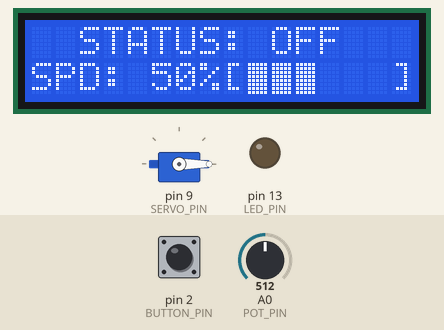
Recording of a sketch running on a simulated Arduino Uno, built with avr-gcc and run on an emulated ATmega328P. On the bench: servo, 16×2 character LCD, output pins drawn as LEDs (lit = HIGH). The test bench sets the inputs (shaded band); at power-on: pin 2 (BUTTON_PIN) HIGH, A0 (POT_PIN) = 512.

Above: at 3.2 s.
3.3 s: pin 2 (BUTTON_PIN) pulled LOW for 0.15 s
At 4.4 s:
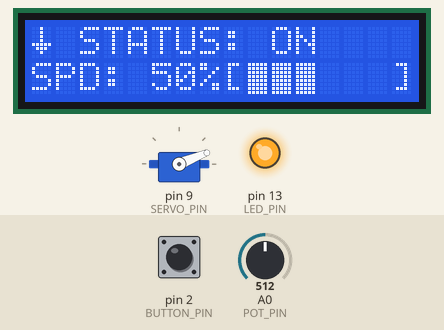
5.0 s: A0 (POT_PIN) set to 716
At 5.47 s:
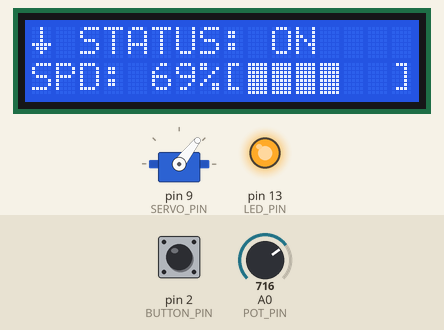
7.7 s: A0 (POT_PIN) set to 306
At 8.7 s:
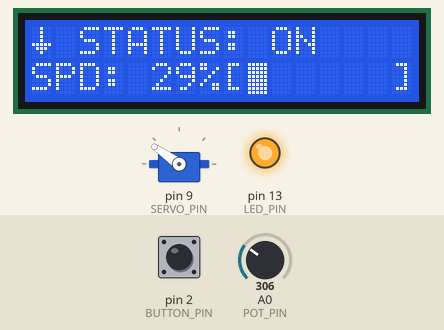
9.4 s: pin 2 (BUTTON_PIN) pulled LOW for 1 s
At 10.7 s:
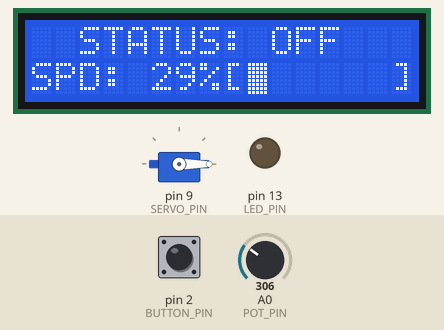
11.9 s: A0 (POT_PIN) set to 170
At 12.3 s:
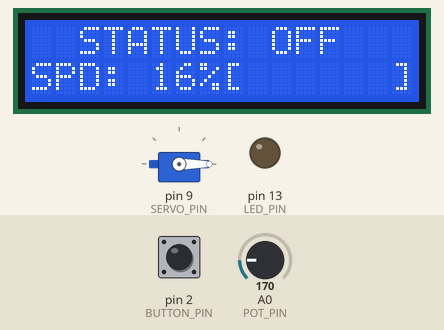
13.4 s: pin 2 (BUTTON_PIN) pulled LOW for 0.15 s
At 14.0 s:
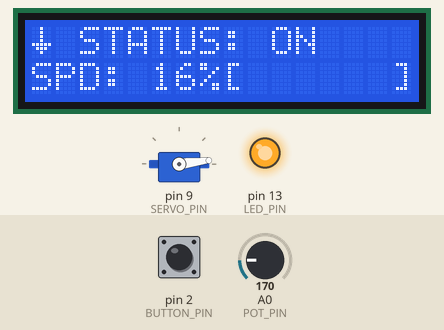
Timing chart, 0 to 25.9 s (numbered marks = the images above; inputs shaded):
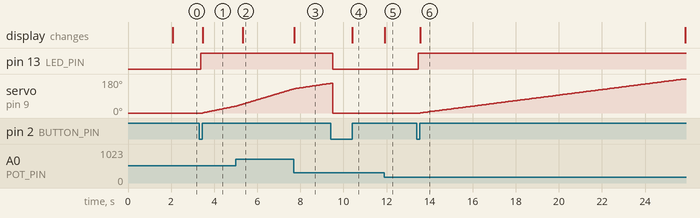

The sketch:

question_3_mechatronics.ino
```cpp
#include <Servo.h>
#include <LiquidCrystal.h>

//  Pin Definitions
const int SERVO_PIN  = 9;
const int BUTTON_PIN = 2;
const int POT_PIN    = A0;
const int LED_PIN    = 13;

//  LCD: RS, EN, D4, D5, D6, D7
LiquidCrystal lcd(12, 11, 6, 5, 4, 3);

//  Objects & State
Servo myServo;

bool isOn = false;


int servoPos = 0;
int servoDir = 1;

int lastSpeedPct = -1;
bool lastIsOn = false;
int lastServoDir = 1;
//  Custom LCD Characters
byte arrowUp[8]   = {0b00100,0b01110,0b11111,0b00100,0b00100,0b00100,0b00100,0b00000};
byte arrowDown[8] = {0b00100,0b00100,0b00100,0b00100,0b11111,0b01110,0b00100,0b00000};

// setup
void setup() {
  pinMode(BUTTON_PIN, INPUT_PULLUP);
  pinMode(LED_PIN, OUTPUT);
  digitalWrite(LED_PIN, LOW);          // start OFF

  myServo.attach(SERVO_PIN);
  myServo.write(0);

  lcd.begin(16, 2);
  lcd.createChar(0, arrowUp);
  lcd.createChar(1, arrowDown);

  lcd.setCursor(2, 0);
  lcd.print("SERVO CTRL v1");
  lcd.setCursor(3, 1);
  lcd.print("Press START");
  delay(2000);
  lcd.clear();

  updateLCD(0, false, true);
}

// Main Loop
void loop() {
  // BUTTON HANDLING (DEBOUNCED)

if (digitalRead(BUTTON_PIN) == LOW) {
  delay(50); // Debounce
  if (digitalRead(BUTTON_PIN) == LOW) {
    isOn = !isOn;
    digitalWrite(LED_PIN, isOn ? HIGH : LOW);
    if (!isOn) {
      myServo.write(0);
      servoPos = 0;
      servoDir = 1;
    }
    while (digitalRead(BUTTON_PIN) == LOW) delay(10); // Wait for release
  }
}

  int potVal   = analogRead(POT_PIN);
  int speedPct = map(potVal, 0, 1023, 0, 100);
  int moveDelay = map(speedPct, 0, 100, 80, 5);

  // UPDATE LCD WHEN SOMETHING CHANGES


bool changed = (speedPct != lastSpeedPct) || (isOn != lastIsOn) || (servoDir != lastServoDir);
if (changed) {
    updateLCD(speedPct, isOn, false);
    lastSpeedPct = speedPct;
    lastIsOn = isOn;
    lastServoDir = servoDir;
  }

  // Keep LED synced
  digitalWrite(LED_PIN, isOn ? HIGH : LOW);

  //  MOVE SERVO WHEN SYSTEM IS ON

  if (isOn) {
    servoPos += servoDir;

    if (servoPos >= 180) {
      servoPos = 180;
      servoDir = -1;
    } else if (servoPos <= 0) {
      servoPos = 0;
      servoDir = 1;
    }

    myServo.write(servoPos);
    delay(moveDelay);

  } else {
    delay(50);
  }
}


//     LCD DRAWING FUNCTION

void updateLCD(int pct, bool on, bool forceRedraw) {

  lcd.setCursor(0, 0);
  if (on) {
    lcd.write(byte(servoDir == -1 ? 0 : 1));
    lcd.print(" STATUS: ON  ");
  } else {
    lcd.print("  STATUS: OFF ");
  }

  lcd.setCursor(0, 1);
  lcd.print("SPD:");

  if (pct < 10) lcd.print("  ");
  else if (pct < 100) lcd.print(" ");
  lcd.print(pct);
  lcd.print("%");

  int filled = map(pct, 0, 100, 0, 6);
  lcd.print("[");
  for (int i = 0; i < 6; i++) {
    lcd.print(i < filled ? (char)255 : ' ');
  }
  lcd.print("]");
}
```

Measured:
- after the input at 3.3 s, pin 13 (LED_PIN): LOW → HIGH after 0.08 s; servo on pin 9 (SERVO_PIN): moves from 0° to 36° over 1.5 s, starting after 0.16 s; the display: changes after 0.16 s (image 1)
- after the input at 5.0 s, the display: changes after 0.32 s (image 2)
- after the input at 7.7 s, the display: changes at once (image 3)
- after the input at 9.4 s, pin 13 (LED_PIN): HIGH → LOW after 0.09 s; the display: changes after 1.0 s (image 4)
- after the input at 11.9 s, the display: changes at once (image 5)
- after the input at 13.4 s, pin 13 (LED_PIN): LOW → HIGH after 0.08 s; servo on pin 9 (SERVO_PIN): rises from 0° to 180° in 12.2 s, then falls to 179° in 0.07 s; the display: changes after 0.16 s (image 6)
